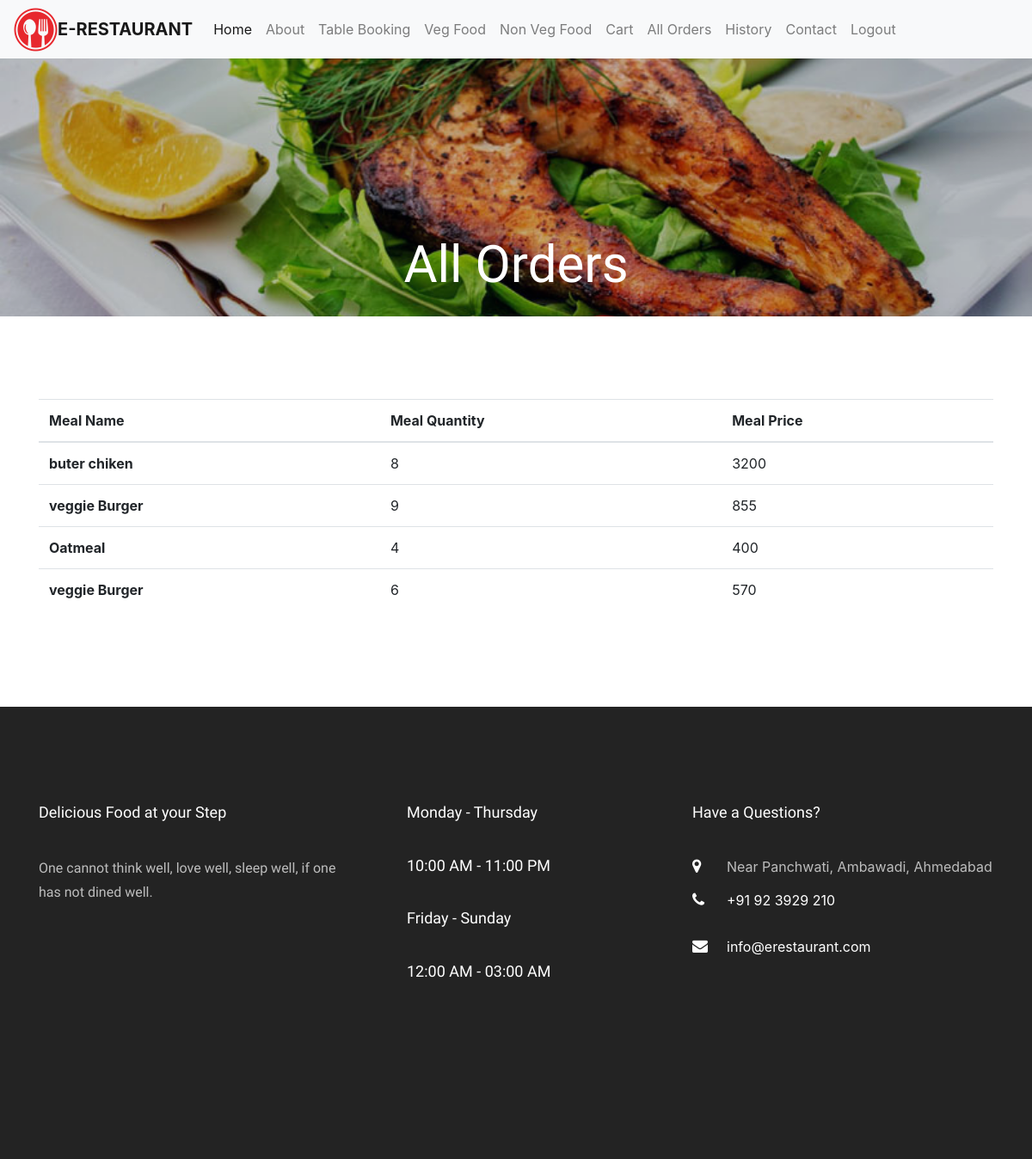
/allorders/ (signed in), run on an earlier commit of the app's database.
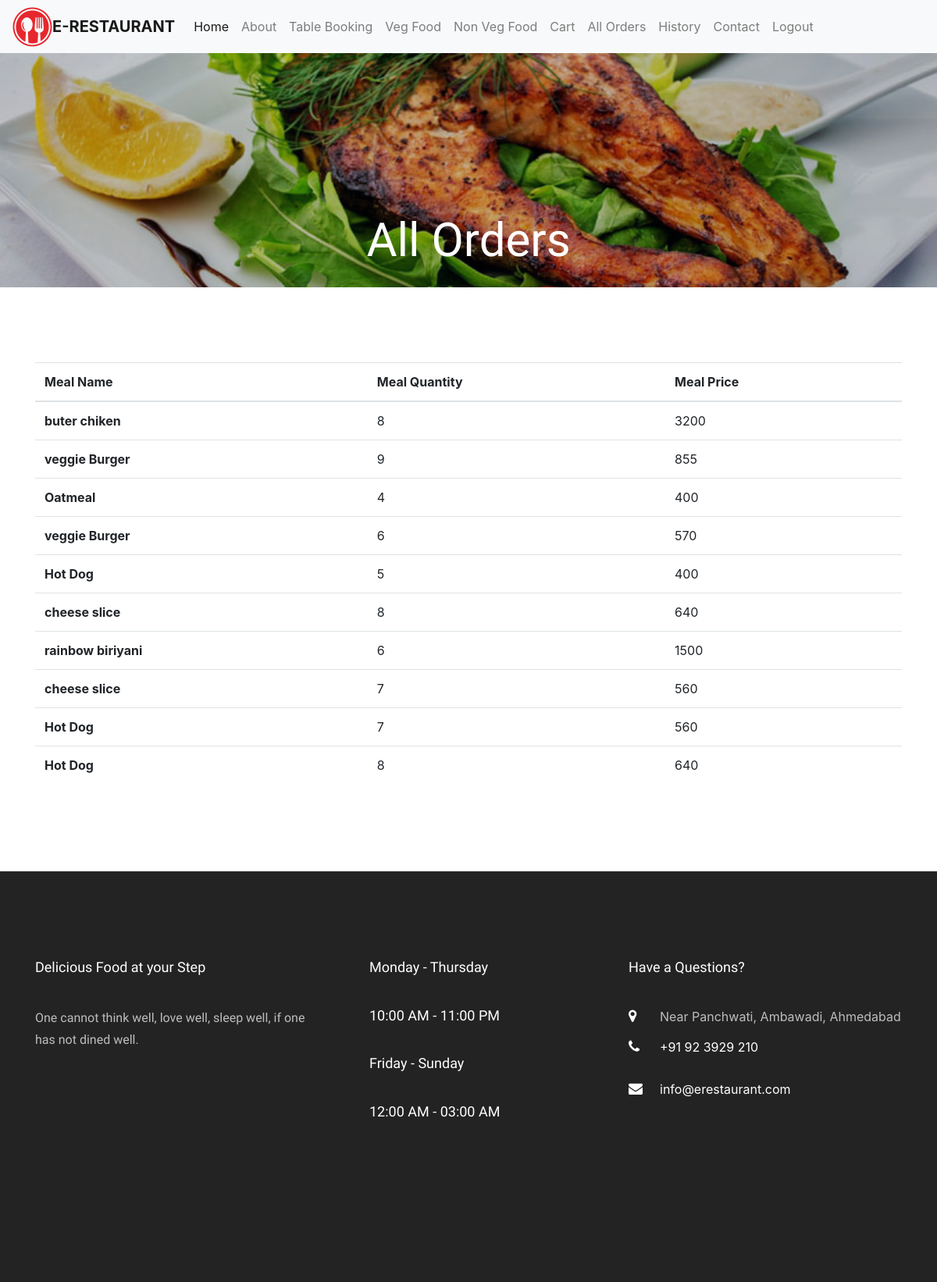
And on a later commit of the database.
### app1/models.py (models this page shows, shortened)
class PermanentOrders(models.Model):
    user_name = models.ForeignKey(Site_User, on_delete=models.CASCADE)
    meal_name = models.CharField(max_length=100,default="")
    meal_qty = models.PositiveIntegerField(default=1)
    meal_price = models.PositiveIntegerField(default=0)

### app1/views.py (the view)
# urls.py: path('allorders/',views.allOrders,name='allOrders'),
def allOrders(request):
    user = Site_User.objects.get(email=request.session['user'])
    allOrders = PermanentOrders.objects.filter(user_name=user)
    return render(request, 'allOrders.html', {'allOrders': allOrders})

### app1/templates/allOrders.html (shortened to what this page needs)
{% extends 'base.html' %}
{% load static %}
{% block content %}
<div class="hero-wrap" style="background-image: url({% static 'images/menu-5.jpg' %});">
  <div class="overlay"></div>
  <div class="container">
    <div class="row no-gutters slider-text d-flex align-itemd-end justify-content-center">
      <div class="col-md-9 ftco-animate text-center d-flex align-items-end justify-content-center">
        <div class="text">
          <h1 class="mb-4 bread">All Orders</h1>
        </div>
      </div>
    </div>
  </div>
</div>
{% if allOrders %}
<section class="ftco-section">
  <div class="container">
    <div class="row d-flex">
      <div class="col-md-12 d-flex align-self-stretch ftco-animate">
        <table class="table table-hover">
          <thead>
            <tr>
              <th scope="col">Meal Name</th>
              <th scope="col">Meal Quantity</th>
              <th scope="col">Meal Price</th>
            </tr>
          </thead>
          <tbody>
            {% for d in allOrders %}
            <tr>
              <th scope="row">{{d.meal_name}}</th>
              <td>{{d.meal_qty}}</td>
              <td>{{d.meal_price}}</td>
            </tr>
            {%endfor%}
          </tbody>
        </table>
      </div>
    </div>
  </div>
</section>
{% else %}
<div class="text-center m-5">
  <h2 class="text-danger">You haven't Booked any Order</h2>
</div>
{% endif %}
{% endblock %}

### app1/templates/base.html (shortened to what this page needs)
{% load static %}
<!DOCTYPE html>
<html lang="en">
  <head>
    <link rel="stylesheet" href="{% static 'css/open-iconic-bootstrap.min.css' %}">
    <link rel="stylesheet" href="{% static 'css/animate.css' %}">
    <link rel="stylesheet" href="{% static 'css/owl.carousel.min.css' %}">
    <link rel="stylesheet" href="{% static 'css/owl.theme.default.min.css' %}">
    <link rel="stylesheet" href="{% static 'css/magnific-popup.css' %}">
    <link rel="stylesheet" href="{% static 'css/font-awesome.min.css' %}">
    <link href="https://stackpath.bootstrapcdn.com/font-awesome/4.7.0/css/font-awesome.min.css" rel="stylesheet">
    <link rel="stylesheet" href="{% static 'css/aos.css' %}">
    <link rel="stylesheet" href="{% static 'css/ionicons.min.css' %}">
    <link rel="stylesheet" href="{% static 'css/style-datepicker.css' %}">
    <link rel="stylesheet" href="{% static 'css/style.min.css' %}">
    <link rel="stylesheet" href="{% static 'css/flaticon.css' %}">
    <link rel="stylesheet" href="{% static 'css/icomoon.css' %}">
    <link rel="stylesheet" href="{% static 'css/style.css' %}">
    <link rel="stylesheet" href="{% static 'css/css/style.css' %}">
    <link rel="stylesheet" href="https://maxcdn.bootstrapcdn.com/bootstrap/4.5.2/css/bootstrap.min.css">
  </head>
  <body>
    <nav class="navbar navbar-expand-lg navbar-light bg-light">
      <img src="{% static 'images/instragram/favicon.png' %}" alt="">
      <a class="navbar-brand" href="{% url 'index' %}" img src="{% static 'images/instagram/favicon.png' %}" alt=""> E-Restaurant</a>
      <div class="collapse navbar-collapse" id="navbarNavAltMarkup">
        <div class="navbar-nav">
          <a class="nav-item nav-link active" href="{% url 'index' %}">Home</a>
          <a class="nav-item nav-link" href="{% url 'about' %}">About</a>
          <a class="nav-item nav-link" href="{% url 'alltable' %}">Table Booking</a>
          <a class="nav-item nav-link" href="{% url 'meal' 'vage' %}">Veg Food</a>
          <a class="nav-item nav-link" href="{% url 'meal' 'nonvage' %}">Non Veg Food</a>
          <a class="nav-item nav-link" href="{% url 'order' %}">Cart</a>
          <a class="nav-item nav-link" href="{% url 'allOrders' %}">All Orders</a>
          <a class="nav-item nav-link" href="{% url 'historydta' %}">History</a>
          <a class="nav-item nav-link" href="{% url 'contact' %}">Contact</a>
          <a class="nav-item nav-link" href="{% url 'logout' %}">Logout</a>
        </div>
      </div>
    </nav>
    {% block content %}
    {% endblock %}
    <footer class="ftco-footer ftco-bg-dark ftco-section">
        <div class="container">
          <div class="row mb-5">
            <div class="col-md">
              <div class="ftco-footer-widget mb-4">
                <h2 class="ftco-heading-2">Delicious Food at your Step</h2>
                <p>One cannot think well, love well, sleep well, if one has not dined well.</p>
                <ul class="ftco-footer-social list-unstyled float-md-left float-lft mt-5">
                </ul>
              </div>
            </div>
            <div class="col-md">
              <div class="ftco-footer-widget mb-4 ml-md-5">
                <h2 class="ftco-heading-2">Monday - Thursday</h2>
                <h2 class="ftco-heading-2">10:00 AM - 11:00 PM</h2>
                <h2 class="ftco-heading-2">Friday - Sunday</h2>
                <h2 class="ftco-heading-2">12:00 AM - 03:00 AM</h2>
              </div>
            </div>
            <div class="col-md">
              <div class="ftco-footer-widget mb-4">
                  <h2 class="ftco-heading-2">Have a Questions?</h2>
                  <div class="block-23 mb-3">
                    <ul>
                      <li><span class="icon icon-map-marker"></span><span class="text">Near Panchwati, Ambawadi, Ahmedabad</span></li>
                      <li><a href="#"><span class="icon icon-phone"></span><span class="text">+91 92 3929 210</span></a></li>
                      <li><a href="#"><span class="icon icon-envelope"></span><span class="text">info@erestaurant.com</span></a></li>
                    </ul>
                  </div>
              </div>
            </div>
          </div>
        </div>
      </footer>
    </body>
  </html>

### app1/static/css/icomoon.css (style rules this page uses)
[class^="icon-"], [class*=" icon-"] { font-family: 'icomoon' !important; speak: none; font-style: normal; font-weight: normal; font-variant: normal; text-transform: none; line-height: 1; -webkit-font-smoothing: antialiased; -moz-osx-font-smoothing: grayscale; }
.icon-map-marker:before { content: "\f041"; }
.icon-phone:before { content: "\f095"; }
.icon-envelope:before { content: "\f0e0"; }

What changed in the data, as far as the page shows it:
added PermanentOrders: meal_name "Hot Dog", meal_qty "5", meal_price "400"
added PermanentOrders: meal_name "cheese slice", meal_qty "8", meal_price "640"
added PermanentOrders: meal_name "rainbow biriyani", meal_qty "6", meal_price "1500"
added PermanentOrders: meal_name "cheese slice", meal_qty "7", meal_price "560"
added PermanentOrders: meal_name "Hot Dog", meal_qty "7", meal_price "560"
added PermanentOrders: meal_name "Hot Dog", meal_qty "8", meal_price "640"
